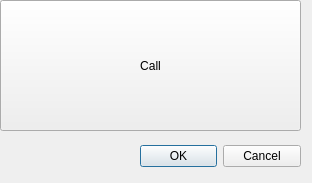
<?xml version="1.0" encoding="UTF-8"?>
<ui version="4.0">
 <class>Dialog</class>
 <widget class="QDialog" name="Dialog">
  <property name="geometry">
   <rect>
    <x>0</x>
    <y>0</y>
    <width>312</width>
    <height>183</height>
   </rect>
  </property>
  <property name="windowTitle">
   <string>Dialog</string>
  </property>
  <widget class="QDialogButtonBox" name="buttonBox">
   <property name="geometry">
    <rect>
     <x>140</x>
     <y>140</y>
     <width>161</width>
     <height>32</height>
    </rect>
   </property>
   <property name="orientation">
    <enum>Qt::Horizontal</enum>
   </property>
   <property name="standardButtons">
    <set>QDialogButtonBox::Cancel|QDialogButtonBox::Ok</set>
   </property>
  </widget>
  <widget class="QPushButton" name="btnCall">
   <property name="geometry">
    <rect>
     <x>0</x>
     <y>0</y>
     <width>301</width>
     <height>131</height>
    </rect>
   </property>
   <property name="text">
    <string>Call</string>
   </property>
  </widget>
 </widget>
 <resources/>
 <connections>
  <connection>
   <sender>buttonBox</sender>
   <signal>accepted()</signal>
   <receiver>Dialog</receiver>
   <slot>accept()</slot>
   <hints>
    <hint type="sourcelabel">
     <x>248</x>
     <y>254</y>
    </hint>
    <hint type="destinationlabel">
     <x>157</x>
     <y>274</y>
    </hint>
   </hints>
  </connection>
  <connection>
   <sender>buttonBox</sender>
   <signal>rejected()</signal>
   <receiver>Dialog</receiver>
   <slot>reject()</slot>
   <hints>
    <hint type="sourcelabel">
     <x>316</x>
     <y>260</y>
    </hint>
    <hint type="destinationlabel">
     <x>286</x>
     <y>274</y>
    </hint>
   </hints>
  </connection>
 </connections>
</ui>
